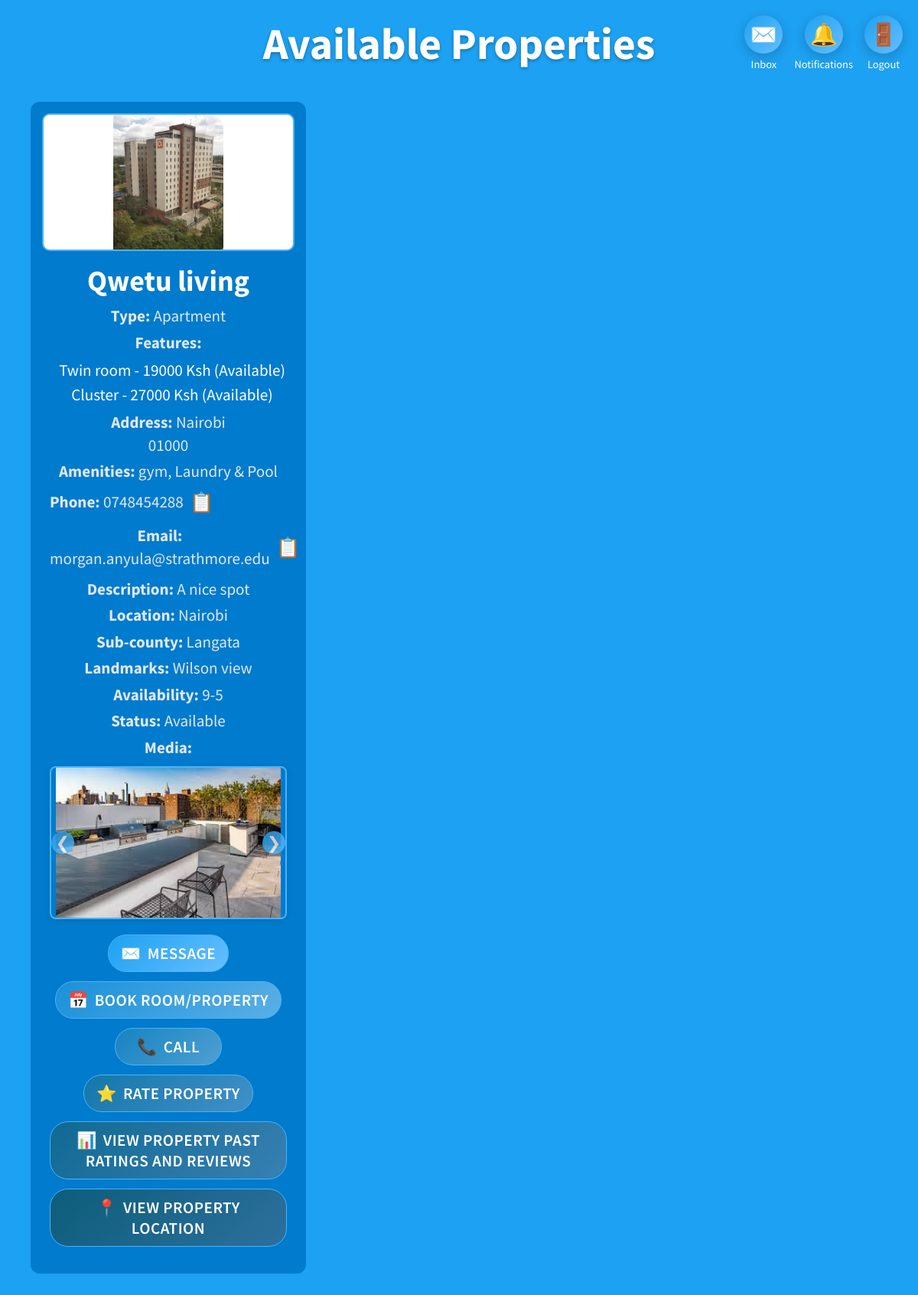
The page /resident_dashboard (signed in) on the database its author committed.
### models.py (models this page shows)
class Property(db.Model):
    id = db.Column(db.Integer, primary_key=True)
    name = db.Column(db.String(255), nullable=False)
    property_type = db.Column(db.String(50), nullable=False)
    status = db.Column(db.String(50), nullable=False)
    phone = db.Column(db.String(20), nullable=False)
    email = db.Column(db.String(120), nullable=False)
    description = db.Column(db.Text, nullable=False)
    location = db.Column(db.String(255), nullable=False)
    sub_county = db.Column(db.String(255), nullable=False)
    landmarks = db.Column(db.Text, nullable=False)
    availability = db.Column(db.String(20), nullable=False)
    viewing_schedule = db.Column(db.String(255), nullable=False)
    features = db.Column(db.Text, nullable=False)
    manager_id = db.Column(db.Integer, db.ForeignKey('user.id'), nullable=False)

### app.py (the view)
@app.route('/resident_dashboard')
def resident_dashboard():
    if 'user_id' not in session or session.get('role') != 'Resident':
        flash("Unauthorized access.", "danger")
        return redirect(url_for('login'))
    try:
        properties = Property.query.all()
        properties_data = []
        for property in properties:
            description_lines = property.description.split('\n')
            profile_picture = next((line.split(': ')[1] for line in description_lines if line.startswith('Profile Picture: ')), 'default-profile.png')
            if profile_picture != 'default-profile.png':
                profile_picture = f"/static/{profile_picture}"
            media_paths = []
            for line in description_lines:
                if line.startswith('Media: '):
                    media_paths = [f"/static/{path}" for path in line.split(': ')[1].split(', ') if line.split(': ')[1]] or []
            property_data = {
                'id': property.id,
                'name': property.name,
                'type': property.property_type,
                'status': property.status,
                'phone': property.phone,
                'email': property.email,
                'description': description_lines[0],
                'location': property.location,
                'sub_county': property.sub_county,
                'landmarks': property.landmarks,
                'location_address': next((line.split(': ')[1] for line in description_lines if line.startswith('Location Address: ')), ''),
                'property_address': next((line.split(': ')[1] for line in description_lines if line.startswith('Property Address: ')), ''),
                'amenities': next((line.split(': ')[1] for line in description_lines if line.startswith('Amenities: ')), ''),
                'availability': property.availability,
                'features': json.loads(property.features) if property.features else [],
                'media': media_paths,
                'profile_picture': profile_picture
            }
            properties_data.append(property_data)
        return render_template('resident_dashboard.html', properties=properties_data)
    except Exception as e:
        logger.error(f"Error loading resident dashboard: {str(e)}")
        flash(f"Error loading dashboard: {str(e)}", "danger")
        return redirect(url_for('login'))

### templates/resident_dashboard.html (shortened to what this page needs)
<!DOCTYPE html>
<html lang="en">
<head>
</head>
<body>
    <div class="action-buttons-container">
        <div class="button-wrapper">
            <button class="inbox-btn" title="Inbox">✉️</button>
            <span class="button-label">Inbox</span>
        </div>
        <div class="button-wrapper">
            <button class="notification-btn" onclick="alert('Notifications clicked')" title="Notifications">🔔</button>
            <span class="button-label">Notifications</span>
        </div>
        <div class="button-wrapper">
            <button class="logout-btn" onclick="window.location.href='/logout'" title="Logout">🚪</button>
            <span class="button-label">Logout</span>
        </div>
    </div>
    <h1>Available Properties</h1>
    {% if properties %}
    <div class="grid-container">
        {% for property in properties %}
        <div class="property-card">
            <img src="{{ property.profile_picture | default('/static/default.jpg') }}" alt="Profile Picture" class="property-image">
            <div class="property-info">
                <h3>{{ property.name | default('Unnamed Property') }}</h3>
                <p><strong>Type:</strong> {{ property.type | default('') }}</p>
                <p><strong>Features:</strong></p>
                <ul>
                    {% for item in property.features %}
                        <li>{{ item.feature }} - {{ item.price }} Ksh ({{ item.status }})</li>
                    {% endfor %}
                </ul>
                <p><strong>Address:</strong> {{ property.location_address | default('') }}<br>{{ property.property_address | default('') }}</p>
                <p><strong>Amenities:</strong> {{ property.amenities | default('') }}</p>
                <div class="input-with-copy">
                    <p><strong>Phone:</strong> {{ property.phone | default('') }}</p>
                    <span class="copy-icon" data-copy="{{ property.phone | default('') }}">📋</span>
                </div>
                <div class="input-with-copy">
                    <p><strong>Email:</strong> {{ property.email | default('') }}</p>
                    <span class="copy-icon" data-copy="{{ property.email | default('') }}">📋</span>
                </div>
                <p><strong>Description:</strong> {{ property.description | default('') }}</p>
                <p><strong>Location:</strong> {{ property.location | default('') }}</p>
                <p><strong>Sub-county:</strong> {{ property.sub_county | default('') }}</p>
                <p><strong>Landmarks:</strong> {{ property.landmarks | default('') }}</p>
                <p><strong>Availability:</strong> {{ property.availability | default('') }}</p>
                <p><strong>Status:</strong> {{ property.status | default('') }}</p>
                {% if property.media %}
                <p><strong>Media:</strong></p>
                <div class="media-gallery">
                    {% for media in property.media %}
                        {% if media.endswith(('.mp4', '.webm', '.ogg')) %}
                            <video class="media-item" muted loop>
                                <source src="{{ media }}" type="video/{{ media.split('.')[-1] }}">
                                Your browser does not support the video tag.
                            </video>
                        {% else %}
                            <img src="{{ media }}" alt="Property Media" class="media-item">
                        {% endif %}
                    {% endfor %}
                    {% if property.media|length > 1 %}
                    <div class="slideshow-nav">
                        <button class="prev">❮</button>
                        <button class="next">❯</button>
                    </div>
                    {% endif %}
                </div>
                {% endif %}
                <div class="action-buttons">
                    <button class="action-btn" data-action="message" data-property-id="{{ property.id }}">Message</button>
                    <button class="action-btn" data-action="book" data-property-id="{{ property.id }}">Book Room/Property</button>
                    <button class="action-btn" data-action="call" data-property-id="{{ property.id }}">Call</button>
                    <button class="action-btn" data-action="rate" data-property-id="{{ property.id }}">Rate Property</button>
                    <button class="action-btn" data-action="view-ratings" data-property-id="{{ property.id }}">View Property Past Ratings and Reviews</button>
                    <button class="action-btn" data-action="view-location" data-property-id="{{ property.id }}">View Property Location</button>
                </div>
            </div>
        </div>
        {% endfor %}
    </div>
    {% else %}
    <p>No properties available at the moment.</p>
    {% endif %}
</body>
</html>

### rows shown on the page
Property: name "Qwetu living", type "Apartment", feature "Twin room" "Cluster", price "19000" "27000", status "Available" "Available", location_address "Nairobi", property_address "01000", amenities "gym, Laundry & Pool", phone "0748454288", email "morgan.anyula@strathmore.edu", description "A nice spot", location "Nairobi", sub_county "Langata", landmarks "Wilson view", availability "9-5", status "Available"
